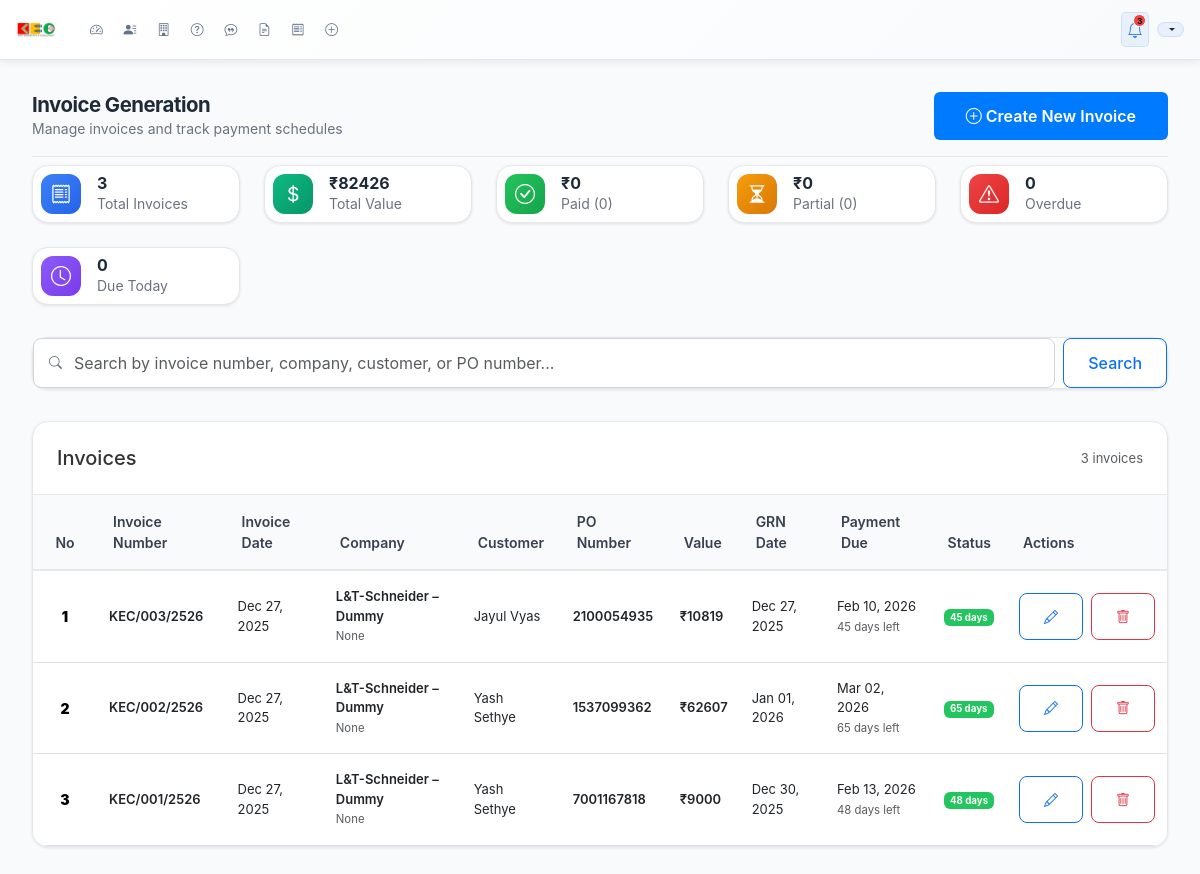
The page /invoices/ (signed in) on the database as committed earlier.
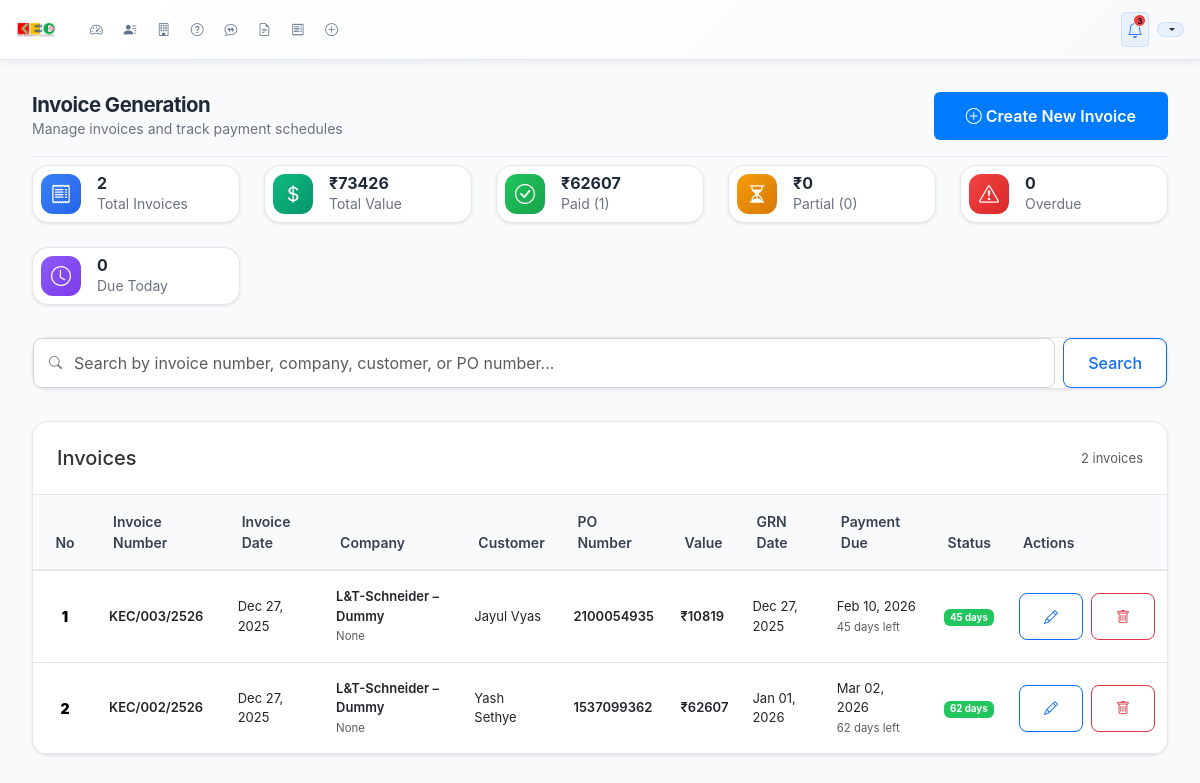
The same page on the database as committed later.
### dashboard/models.py (models this page shows, shortened)
class Invoice(models.Model):
    invoice_number = models.CharField(
        max_length=50,
        unique=True,
        verbose_name="Invoice Number",
        help_text="Auto-generated in format KEC/051/2526",
        blank=True  # Allow blank since it's auto-generated
    )
    invoice_date = models.DateField(
        verbose_name="Invoice Date",
        help_text="Enter invoice date manually"
    )
    company = models.ForeignKey(
        Contact,
        on_delete=models.CASCADE,
        verbose_name="Company",
        related_name='invoices',
        help_text="Select company from database"
    )
    customer_name = models.CharField(
        max_length=200,
        verbose_name="Customer Name",
        help_text="Auto-fetched based on client selection",
        blank=True  # Allow blank since it's auto-filled
    )
    purchase_order = models.ForeignKey(
        PurchaseOrder,
        on_delete=models.CASCADE,
        verbose_name="Purchase Order",
        help_text="Select purchase order to auto-fetch value"
    )
    order_value = models.DecimalField(
        max_digits=12,
        decimal_places=2,
        verbose_name="Order Value",
        help_text="Auto-fetched from selected purchase order",
        null=True,  # Allow null since it's auto-filled
        blank=True  # Allow blank since it's auto-filled
    )
    grn_date = models.DateField(
        verbose_name="GRN Date",
        help_text="Enter GRN date manually"
    )
    payment_due_date = models.DateField(
        verbose_name="Payment Due Date",
        help_text="Auto-calculated: GRN Date + Payment Terms from selected Purchase Order",
        null=True,  # Allow null since it's auto-calculated
        blank=True  # Allow blank since it's auto-calculated
    )
    due_days = models.IntegerField(
        verbose_name="Due Days",
        help_text="Auto-calculated: days remaining (positive) or overdue (negative)",
        null=True,  # Allow null since it's auto-calculated
        blank=True  # Allow blank since it's auto-calculated
    )
    remarks = models.TextField(
        blank=True,
        null=True,
        verbose_name="Remarks",
        help_text="Enter remarks manually (optional)"
    )
    STATUS_CHOICES = [
        ('draft', 'Draft'),
        ('sent', 'Sent'),
        ('invoiced', 'Invoiced'),
        ('paid', 'Paid'),
        ('partial', 'Partial'),
        ('overdue', 'Overdue'),
        ('cancelled', 'Cancelled'),
    ]
    status = models.CharField(
        max_length=20,
        choices=STATUS_CHOICES,
        default='draft',
        verbose_name="Invoice Status",
        help_text="Current status of the invoice"
    )
    created_at = models.DateTimeField(auto_now_add=True)
    updated_at = models.DateTimeField(auto_now=True)
    def get_due_days_display(self):
        if self.due_days is None:
            return "Unknown"
        elif self.due_days > 0:
            return f"{self.due_days} days left"
        elif self.due_days == 0:
            return "Due today"
        else:
            return f"{abs(self.due_days)} days overdue"
    class Meta:
        verbose_name = "Invoice"
        verbose_name_plural = "Invoices"
        ordering = ['-created_at']

class Contact(models.Model):
    contact_name = models.CharField(max_length=200, verbose_name="Client/Contact Name")
    email_1 = models.EmailField(verbose_name="Primary Email Address")
    email_2 = models.EmailField(verbose_name="Secondary Email Address", blank=True, null=True)
    phone_1 = models.CharField(max_length=20, verbose_name="Primary Phone Number")
    phone_2 = models.CharField(max_length=20, verbose_name="Secondary Phone Number", blank=True, null=True)
    phone_3 = models.CharField(max_length=20, verbose_name="Tertiary Phone Number", blank=True, null=True)
    company = models.ForeignKey(Company, on_delete=models.CASCADE, verbose_name="Company")
    location_city = models.CharField(max_length=100, verbose_name="Location (City)", blank=True)
    individual_address = models.TextField(verbose_name="Individual Address")
    customer_name = models.CharField(max_length=200, verbose_name="Customer Name", blank=True, null=True)
    email = models.EmailField(verbose_name="Email Address", blank=True, null=True)  # Legacy field
    plant = models.CharField(max_length=100, verbose_name="Plant Location", blank=True, null=True)
    address = models.TextField(verbose_name="Address", blank=True, null=True)
    created_at = models.DateTimeField(auto_now_add=True)
    updated_at = models.DateTimeField(auto_now=True)
    class Meta:
        verbose_name = "Contact"
        verbose_name_plural = "Contacts"
        ordering = ['-created_at']

class Company(models.Model):
    company_name = models.CharField(max_length=200, verbose_name="Company Name")
    city_1 = models.CharField(max_length=100, verbose_name="Primary City")
    city_2 = models.CharField(max_length=100, verbose_name="Secondary City", blank=True, null=True)
    address_1 = models.TextField(verbose_name="Primary Address")
    address_2 = models.TextField(verbose_name="Secondary Address", blank=True, null=True)
    address_3 = models.TextField(verbose_name="Tertiary Address", blank=True, null=True)
    created_at = models.DateTimeField(auto_now_add=True)
    updated_at = models.DateTimeField(auto_now=True)
    def __str__(self):
        return f"{self.company_name} – {self.city_1}"
    class Meta:
        verbose_name = "Company"
        verbose_name_plural = "Companies"
        ordering = ['company_name', 'city_1']
        unique_together = ['company_name', 'city_1']

class PurchaseOrder(models.Model):
    po_number = models.CharField(max_length=50, verbose_name="PO Number")
    order_date = models.DateField(verbose_name="Order Date")
    company = models.ForeignKey(Contact, on_delete=models.CASCADE, verbose_name="Company", related_name='purchase_orders')
    customer_name = models.CharField(max_length=200, verbose_name="Customer Name")
    order_value = models.DecimalField(max_digits=12, decimal_places=2, verbose_name="Order Value")
    days_to_mfg = models.PositiveIntegerField(verbose_name="Days to Manufacturing")
    delivery_date = models.DateField(verbose_name="Delivery Date", blank=True, null=True)
    due_days = models.IntegerField(verbose_name="Due Days", blank=True, null=True, help_text="Positive: days remaining, Negative: days overdue")
    remarks = models.TextField(blank=True, null=True, verbose_name="Remarks")
    payment_terms = models.PositiveIntegerField(
        blank=True,
        null=True,
        verbose_name="Payment Terms (Days)",
        help_text="Enter payment terms in days (e.g., 45 for 45 days)"
    )
    sales_person = models.ForeignKey(
        User,
        on_delete=models.SET_NULL,
        null=True,
        blank=True,
        related_name='sales_orders',
        limit_choices_to={'userprofile__roles__contains': 'sales'},
        verbose_name="Sales Person"
    )
    sales_percentage = models.DecimalField(
        max_digits=5,
        decimal_places=2,
        null=True,
        blank=True,
        verbose_name="Sales Percentage (%)",
        help_text="Enter percentage (e.g., 5.50 for 5.5%)"
    )
    project_manager = models.ForeignKey(
        User,
        on_delete=models.SET_NULL,
        null=True,
        blank=True,
        related_name='managed_orders',
        limit_choices_to={'userprofile__roles__contains': 'project_manager'},
        verbose_name="Project Manager"
    )
    project_manager_percentage = models.DecimalField(
        max_digits=5,
        decimal_places=2,
        null=True,
        blank=True,
        verbose_name="Project Manager Percentage (%)",
        help_text="Enter percentage (e.g., 3.25 for 3.25%)"
    )
    created_at = models.DateTimeField(auto_now_add=True)
    updated_at = models.DateTimeField(auto_now=True)
    class Meta:
        verbose_name = "Purchase Order"
        verbose_name_plural = "Purchase Orders"
        ordering = ['-created_at']

### dashboard/views.py (the view, shortened to what this page needs)
# urls.py: path('invoices/', views.invoice_management_view, name='invoice_management'),
@login_required
def invoice_management_view(request):
    search_query = request.GET.get('search', '')
    invoices = Invoice.objects.select_related('company', 'purchase_order').all()
    invoices = invoices.order_by('-created_at')
    paginator = Paginator(invoices, 10)
    page_number = request.GET.get('page')
    page_obj = paginator.get_page(page_number)
    total_invoices = Invoice.objects.count()
    total_value = Invoice.objects.aggregate(total=models.Sum('order_value'))['total'] or 0
    paid_total_value = Invoice.objects.filter(status='paid').aggregate(total=models.Sum('order_value'))['total'] or 0
    partial_total_value = Invoice.objects.filter(status='partial').aggregate(total=models.Sum('order_value'))['total'] or 0
    overdue_invoices = Invoice.objects.filter(due_days__lt=0).count()
    due_today = Invoice.objects.filter(due_days=0).count()
    paid_invoices_count = Invoice.objects.filter(status='paid').count()
    partial_invoices_count = Invoice.objects.filter(status='partial').count()
    context = {
        'page_obj': page_obj,
        'search_query': search_query,
        'total_invoices': total_invoices,
        'total_value': total_value,
        'paid_total_value': paid_total_value,
        'partial_total_value': partial_total_value,
        'overdue_invoices': overdue_invoices,
        'due_today': due_today,
        'paid_invoices_count': paid_invoices_count,
        'partial_invoices_count': partial_invoices_count,
    }
    return render(request, 'dashboard/invoice_management.html', context)

### dashboard/templates/dashboard/invoice_management.html (shortened to what the changed rows need)
{% extends 'dashboard/base.html' %}
{% load static %}
{% block body_class %}scrollable-page{% endblock %}
{% block content %}
<div class="user-management-container">
    <div class="page-header">
        <div>
            <h2 class="page-title">Invoice Generation</h2>
        </div>
    </div>
    <div class="stats-row">
        <div class="stat-card">
            <div class="stat-content">
                <h3>{{ total_invoices }}</h3>
                <p>Total Invoices</p>
            </div>
        </div>
        <div class="stat-card">
            <div class="stat-content">
                <h3>₹{{ total_value|floatformat:0 }}</h3>
                <p>Total Value</p>
            </div>
        </div>
        <div class="stat-card">
            <div class="stat-content">
                <h3>₹{{ paid_total_value|floatformat:0 }}</h3>
                <p>Paid ({{ paid_invoices_count }})</p>
            </div>
        </div>
    </div>
    <div class="table-container">
        <div class="table-header">
            <h5 class="mb-0">Invoices</h5>
            <span class="text-muted">{{ page_obj.paginator.count }} invoice{{ page_obj.paginator.count|pluralize }}</span>
        </div>
        {% if page_obj %}
            <div class="table-responsive">
                <table class="table table-hover">
                    <thead>
                        <tr>
                            <th>No</th>
                            <th>Invoice Number</th>
                            <th>Invoice Date</th>
                            <th>Company</th>
                            <th>Customer</th>
                            <th>PO Number</th>
                            <th>Value</th>
                            <th>GRN Date</th>
                            <th>Payment Due</th>
                            <th>Status</th>
                            <th>Actions</th>
                        </tr>
                    </thead>
                    <tbody>
                        {% for invoice in page_obj %}
                            <tr>
                                <td>
                                    <div class="index-number">
                                        <strong>{{ forloop.counter0|add:page_obj.start_index }}</strong>
                                    </div>
                                </td>
                                <td>
                                    <div class="fw-semibold">{{ invoice.invoice_number }}</div>
                                </td>
                                <td>{{ invoice.invoice_date|date:"M d, Y" }}</td>
                                <td>
                                    <div class="fw-semibold">{{ invoice.company.company }}</div>
                                    <small class="text-muted">{{ invoice.company.plant }}</small>
                                </td>
                                <td>{{ invoice.customer_name }}</td>
                                <td>
                                    <div class="fw-semibold">{{ invoice.purchase_order.po_number }}</div>
                                </td>
                                <td>
                                    <div class="fw-semibold">₹{{ invoice.order_value|floatformat:0 }}</div>
                                </td>
                                <td>{{ invoice.grn_date|date:"M d, Y" }}</td>
                                <td>
                                    <div>{{ invoice.payment_due_date|date:"M d, Y" }}</div>
                                    {% if invoice.due_days is not None %}
                                        <small class="text-muted">
                                            {{ invoice.get_due_days_display }}
                                        </small>
                                    {% endif %}
                                </td>
                                <td>
                                    {% if invoice.due_days is not None %}
                                        {% if invoice.due_days > 7 %}
                                            <span class="badge" style="background-color: #22c55e; color: white;">{{ invoice.due_days }} days</span>
                                        {% elif invoice.due_days > 0 %}
                                            <span class="badge" style="background-color: #f97316; color: white;">{{ invoice.due_days }} days</span>
                                        {% elif invoice.due_days == 0 %}
                                            <span class="badge" style="background-color: #f59e0b; color: white;">Due Today</span>
                                        {% else %}
                                            <span class="badge" style="background-color: #ef4444; color: white;">{{ invoice.due_days|stringformat:"d"|slice:"1:" }} overdue</span>
                                        {% endif %}
                                    {% else %}
                                        <span class="badge bg-secondary">-</span>
                                    {% endif %}
                                </td>
                                <td>
                                    <div class="action-buttons">
                                        <a href="{% url 'dashboard:invoice_edit' invoice.id %}" class="btn btn-sm btn-outline-primary" title="Edit">
                                            <i class="bi bi-pencil"></i>
                                        </a>
                                        <a href="{% url 'dashboard:invoice_delete' invoice.id %}" class="btn btn-sm btn-outline-danger" title="Delete">
                                            <i class="bi bi-trash"></i>
                                        </a>
                                    </div>
                                </td>
                            </tr>
                        {% endfor %}
                    </tbody>
                </table>
            </div>
        {% endif %}
    </div>
</div>
{% endblock %}

Rows that differ between the two databases and show on the page:
removed Invoice: invoice_number "KEC/001/2526", invoice_date "Dec 27, 2025", company.company "L&T-Schneider – Dummy", company.plant "None", customer_name "Yash Sethye", purchase_order.po_number "7001167818", order_value "9000", grn_date "Dec 30, 2025", payment_due_date "Feb 13, 2026", due_days "48 days left", due_days "48"
changed Invoice "KEC/002/2526": due_days "65 days left" → "62 days left"; due_days "65" → "62"
Other text that changed with them:
{{ total_invoices }}: "3" → "2"
{{ total_value|floatformat:0 }}: "82426" → "73426"
{{ paid_total_value|floatformat:0 }}: "0" → "62607"
{{ paid_invoices_count }}: "0" → "1"
{{ page_obj.paginator.count }}: "3" → "2"
